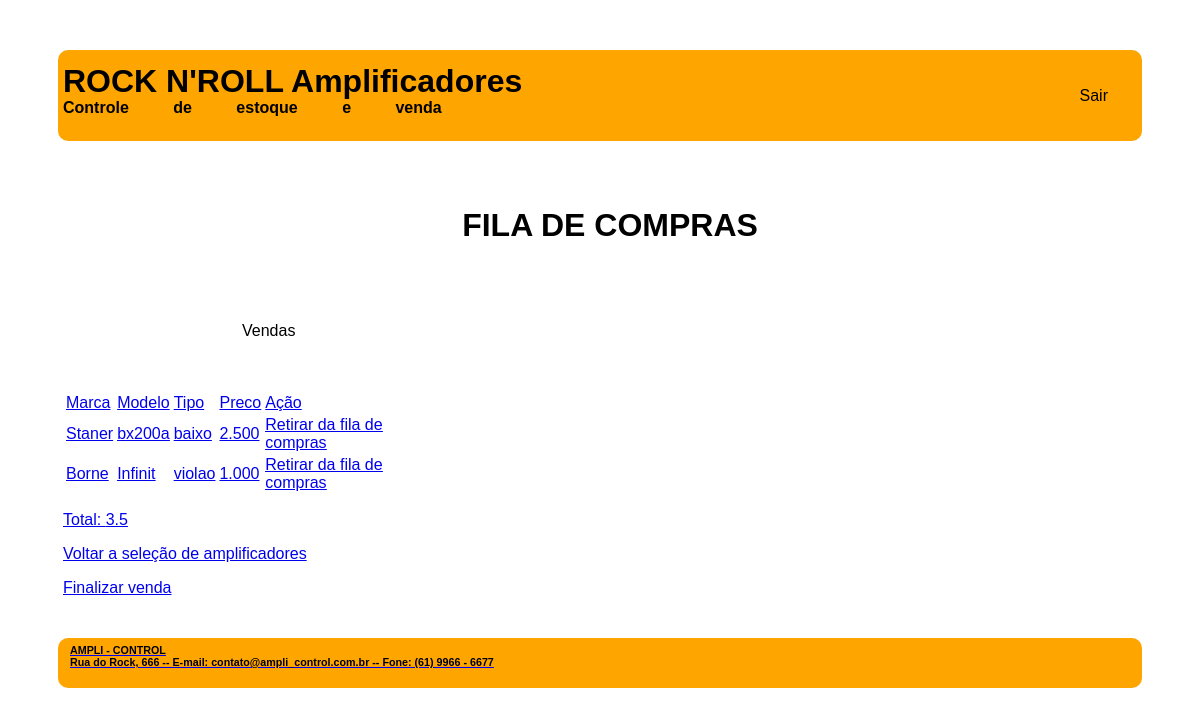
Page /ver_fila_compras.php on the committed database.
### tables this page shows
CREATE TABLE `amplificadores` (
  `COD_AMP` int(11) NOT NULL,
  `TIPO_AMP` varchar(45) NOT NULL,
  `MARCA_AMP` varchar(45) NOT NULL,
  `MODELO_AMP` varchar(45) NOT NULL,
  `PRECO_AMP` decimal(5,3) NOT NULL,
  `FOTO_AMP` varchar(60) NOT NULL,
  `FILA_COMPRA_AMP` char(1) NOT NULL DEFAULT 'N',
  `VENDAS_COD_VEN` int(11) DEFAULT NULL
);

### ver_fila_compras.php (the view, shortened to what this page needs)
<!DOCTYPE html>
<html>
<head>
	<link rel="stylesheet" type="text/css" href="css/layout.css">
	<link rel="stylesheet" type="text/css" href="css/menu.css">
</head>
<body>
	<div id="principal">
		<div id="topo">
			<div id="logo">
				<h1> ROCK N'ROLL Amplificadores </h1>
				<h4> Controle de estoque e venda </h4>
			</div>
			<div id="menu_global" class="menu_global">
				<ul>
					<li><a href="logout.php" class="active">Sair</a></li>
				</ul>
			</div>
		</div>
		<div id="conteudo_especifico">
			<div class="div_central centralizar">
				<h1>FILA DE COMPRAS</h1>
			</div>
			<div class="div_esquerda menu_local">
				<?php
				include "menu_local.php";
				?>
			</div>
			<div id="funcionalidade" class="div_direita">
				<?php
					$conectar = mysqli_connect("localhost", "root", "", "336076");
					$sql_consulta = "SELECT cod_amp, marca_amp, modelo_amp, tipo_amp, preco_amp
									 FROM 	amplificadores
									 WHERE vendas_cod_ven IS null
									 AND fila_compra_amp = 'S'";
					$resultado_consulta = mysqli_query($conectar, $sql_consulta);
			?>
			<table>
				<tr>
					<td> Marca </td>
					<td> Modelo </td>
					<td> Tipo </td>
					<td> Preco </td>
					<td> Ação </td>
				</tr>
				<?php
					$valor_total = 0;
					while ($registro = mysqli_fetch_row($resultado_consulta)) {
				?>
				<tr>
					<td><?php echo $registro[1]; ?></td>
					<td>
						<a href="exibe_amp?codigo_amp=<?php echo $registro[0]; ?>">
							<?php echo $registro[2]; ?>
						</a>
					</td>
					<td> <?php echo $registro[3]; ?> </td>
					<td> <?php
							echo $registro[4];
							$valor_total = $valor_total + $registro[4];
						  ?>
					 </td>
					 <td>
					 	<a href="processa_retira_fila_compras.php?codigo_amp=<?php echo $registro[0]; ?>">
					 		Retirar da fila de compras
					 	</a>
					 </td>
				</tr>
				<?php
					}
				?>
			</table>
				<p>Total: <?php echo $valor_total; ?></p>
				<p> <a href="vendas.php"> Voltar a seleção de amplificadores </a></p>
				<p> <a href="recibo_compra.php"> Finalizar venda </p>
			</div>
		</div>
		<div id="rodape">
			<div id="texto_institucional">
				<h6> AMPLI - CONTROL </h6>
				<h6> Rua do Rock, 666 -- E-mail: contato@ampli_control.com.br -- Fone: (61) 9966 - 6677 </h6>
			</div>
		</div>
	</div>
</body>
</html>

### css/layout.css (style rules this page uses)
#principal { margin: 50px; font-family: arial; }
#topo { padding: 5px; display: grid; grid-template-columns: auto auto; margin: 0px auto 20px auto; grid-gap: 5px; border-radius: 10px; background-color: orange; color:black; justify-content: space-between; }
#logo h1 { line-height: 10px; word-spacing: 0px; }
#logo h4 { line-height: 0px; word-spacing: 40px; }
#conteudo_especifico { padding: 5px; display: grid; grid-template-columns: 50% 50%; margin: 0px auto 5px auto; grid-gap: 20px; }
.div_esquerda { margin: 0px auto auto 150px; }
.div_direita { margin: 15px 150px auto auto; }
.div_central { margin: auto 150px auto 150px; grid-column-start: 1; grid-column-end: 3; }
#rodape { padding: 0px; display: grid; grid-template-columns: auto auto; grid-template-rows: 50px; margin: 20px auto 0px auto; grid-gap: 5px; border-radius: 10px; background-color: orange; color:black; justify-content: space-between; }
#rodape h6 { line-height: 0px; word-spacing: 0px; margin: 12px auto 12px 12px; }
.centralizar { text-align: center; padding: 20px 30px 20px 30px; }

### css/menu.css (style rules this page uses)
.menu_global li { display: inline-flex; margin: 15px 29px; }
.menu_global a { text-decoration: none; color: black; }

### rows in the picture
amplificadores: MARCA_AMP "Staner", MODELO_AMP "bx200a", TIPO_AMP "baixo", PRECO_AMP "2.500"
amplificadores: MARCA_AMP "Borne", MODELO_AMP "Infinit", TIPO_AMP "violao", PRECO_AMP "1.000"

### other values in the picture
$valor_total "3.5"
